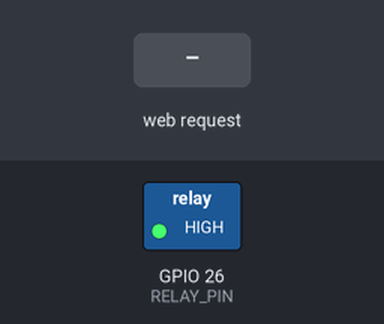
This sketch was run on a simulated ESP32. Parts: switched loads named in the sketch (green lamp = pin HIGH). The test bench sets the inputs (shaded band). WiFi joins after 1.5 s; servers stay silent unless stated; uploads are accepted with an empty reply; what the sketch prints to the serial monitor is not drawn.

Above: at 2.9 s.
3.0 s: HTTP request GET /pump/on received
At 3.3 s:
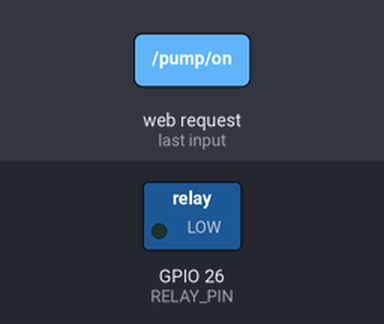
4.5 s: HTTP request GET /pump/off received
At 5.6 s:
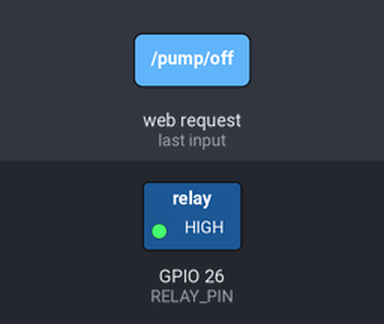
Timing chart, 0 to 7.5 s (numbered marks = the images above; inputs shaded):
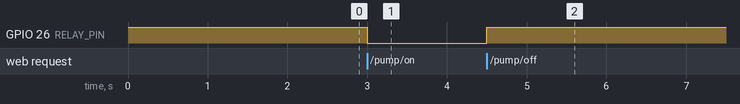

The sketch:

pump_controller.ino
```cpp
#include <WiFi.h>
#include <WebServer.h>
#include <HTTPClient.h>
#include "soc/soc.h"
#include "soc/rtc_cntl_reg.h"
#include <WiFiClientSecure.h>

const char* ssid = "Galaxy";
const char* password = "30263026";
const char* backendURL = "https://agriguard-g3hq.onrender.com/api/esp/register";

#define RELAY_PIN       26
#define MOISTURE_PIN    34
#define AUTO_INTERVAL   300000 // 5 minutes

WebServer server(80);

bool pumpOn = false;
bool autoMode = false;
unsigned long lastAutoCheck = 0;

int getMoisturePercent() {
  int raw = analogRead(MOISTURE_PIN);
  // 4095 = dry = 0%, ~1400 = fully wet = 100%
  int percent = map(raw, 4095, 1400, 0, 100);
  return constrain(percent, 0, 100);
}

void runAutoLogic() {
  int moisture = getMoisturePercent();
  if (moisture < 30) {
    digitalWrite(RELAY_PIN, LOW);
    pumpOn = true;
  } else if (moisture > 70) {
    digitalWrite(RELAY_PIN, HIGH);
    pumpOn = false;
  }
}

void registerWithBackend() {
  WiFiClientSecure client;
  client.setInsecure();

  HTTPClient http;
  String payload = "{\"deviceId\":\"esp-wroom\",\"ip\":\"" + WiFi.localIP().toString() + "\"}";

  Serial.println("Registering with: " + String(backendURL));
  Serial.println("Payload: " + payload);

  http.begin(client, backendURL);
  http.addHeader("Content-Type", "application/json");
  int code = http.POST(payload);
  Serial.printf("Response code: %d\n", code);
  Serial.println("Response: " + http.getString());
  http.end();
}

void handlePumpOn() {
  digitalWrite(RELAY_PIN, LOW);
  pumpOn = true;
  server.send(200, "application/json", "{\"pump\":\"on\"}");
}

void handlePumpOff() {
  digitalWrite(RELAY_PIN, HIGH);
  pumpOn = false;
  server.send(200, "application/json", "{\"pump\":\"off\"}");
}

void handleStatus() {
  int moisture = getMoisturePercent();
  String json = "{\"pump\":\"" + String(pumpOn ? "on" : "off") +
                "\",\"moisture\":" + String(moisture) +
                ",\"autoMode\":" + String(autoMode ? "true" : "false") + "}";
  server.send(200, "application/json", json);
}

void handleAutoOn() {
  autoMode = true;
  server.send(200, "application/json", "{\"autoMode\":true}");
  Serial.println("Auto mode enabled");
}

void handleAutoOff() {
  autoMode = false;
  // turn pump off when disabling auto — safer default
  digitalWrite(RELAY_PIN, HIGH);
  pumpOn = false;
  server.send(200, "application/json", "{\"autoMode\":false}");
  Serial.println("Auto mode disabled");
}

void handleAutoCheck() {
  int moisture = getMoisturePercent();
  if (moisture < 30) {
    digitalWrite(RELAY_PIN, LOW);
    pumpOn = true;
    String json = "{\"action\":\"pump_on\",\"reason\":\"soil_dry\",\"moisture\":" + String(moisture) + "}";
    server.send(200, "application/json", json);
  } else if (moisture > 70) {
    digitalWrite(RELAY_PIN, HIGH);
    pumpOn = false;
    String json = "{\"action\":\"pump_off\",\"reason\":\"soil_wet\",\"moisture\":" + String(moisture) + "}";
    server.send(200, "application/json", json);
  } else {
    String json = "{\"action\":\"no_change\",\"moisture\":" + String(moisture) + "}";
    server.send(200, "application/json", json);
  }
}

void setup() {
  WRITE_PERI_REG(RTC_CNTL_BROWN_OUT_REG, 0);
  Serial.begin(115200);

  pinMode(RELAY_PIN, OUTPUT);
  digitalWrite(RELAY_PIN, HIGH); // pump off on boot

  // Static IP — always gets same address regardless of reboots
  // IPAddress local_IP(10, 31, 234, 201);
  // IPAddress gateway(10, 31, 234, 1);
  // IPAddress subnet(255, 255, 255, 0);
  // WiFi.config(local_IP, gateway, subnet);

  WiFi.setSleep(false);
  WiFi.begin(ssid, password);
  Serial.print("Connecting to WiFi");
  while (WiFi.status() != WL_CONNECTED) {
    delay(500);
    Serial.print(".");
  }
  Serial.println();
  Serial.print("ESP32-WROOM IP: ");
  Serial.println(WiFi.localIP());
  Serial.println(WiFi.localIP());
  Serial.println("Gateway: ");
  Serial.println(WiFi.gatewayIP());

  registerWithBackend();

  server.on("/pump/on", HTTP_GET, handlePumpOn);
  server.on("/pump/off", HTTP_GET, handlePumpOff);
  server.on("/status", HTTP_GET, handleStatus);
  server.on("/auto/on", HTTP_GET, handleAutoOn);
  server.on("/auto/off", HTTP_GET, handleAutoOff);
  server.on("/auto/check", HTTP_GET, handleAutoCheck);
  server.begin();
  Serial.println("Server started");
}

void loop() {
  server.handleClient();

  // Run auto logic every 5 minutes when auto mode is enabled
  if (autoMode && millis() - lastAutoCheck >= AUTO_INTERVAL) {
    lastAutoCheck = millis();
    runAutoLogic();
    Serial.printf("Auto check — moisture: %d%% pump: %s\n",
      getMoisturePercent(), pumpOn ? "on" : "off");
  }
}
```

Measured:
- after the input at 3.0 s, GPIO 26 (RELAY_PIN): HIGH → LOW at once
- after the input at 4.5 s, GPIO 26 (RELAY_PIN): LOW → HIGH at once
